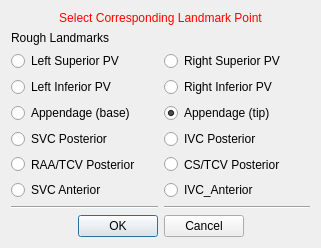
<?xml version="1.0" encoding="UTF-8"?>
<ui version="4.0">
 <class>AtrialFibresLandmarksViewRough</class>
 <widget class="QWidget" name="AtrialFibresLandmarksViewRough">
  <property name="geometry">
   <rect>
    <x>0</x>
    <y>0</y>
    <width>321</width>
    <height>248</height>
   </rect>
  </property>
  <property name="minimumSize">
   <size>
    <width>0</width>
    <height>248</height>
   </size>
  </property>
  <property name="maximumSize">
   <size>
    <width>16777215</width>
    <height>248</height>
   </size>
  </property>
  <property name="windowTitle">
   <string>Set Values</string>
  </property>
  <layout class="QVBoxLayout" name="verticalLayout">
   <item>
    <widget class="QLabel" name="titleLabel">
     <property name="styleSheet">
      <string notr="true">QLabel { color: rgb(255, 0, 0) }</string>
     </property>
     <property name="text">
      <string>Select Corresponding Landmark Point</string>
     </property>
     <property name="alignment">
      <set>Qt::AlignCenter</set>
     </property>
    </widget>
   </item>
   <item>
    <layout class="QGridLayout" name="gridLayout">
     <item row="7" column="0">
      <widget class="Line" name="line">
       <property name="orientation">
        <enum>Qt::Horizontal</enum>
       </property>
      </widget>
     </item>
     <item row="7" column="1">
      <widget class="Line" name="line_2">
       <property name="orientation">
        <enum>Qt::Horizontal</enum>
       </property>
      </widget>
     </item>
     <item row="2" column="1">
      <widget class="QRadioButton" name="radioBtn_LA_RIPV">
       <property name="text">
        <string>Right Inferior PV</string>
       </property>
      </widget>
     </item>
     <item row="1" column="0">
      <widget class="QRadioButton" name="radioBtn_LA_LSPV">
       <property name="text">
        <string>Left Superior PV</string>
       </property>
      </widget>
     </item>
     <item row="3" column="0">
      <widget class="QRadioButton" name="radioBtn_LAA_base">
       <property name="text">
        <string>Appendage (base)</string>
       </property>
      </widget>
     </item>
     <item row="1" column="1">
      <widget class="QRadioButton" name="radioBtn_LA_RSPV">
       <property name="text">
        <string>Right Superior PV</string>
       </property>
      </widget>
     </item>
     <item row="0" column="0">
      <widget class="QLabel" name="label_rough">
       <property name="text">
        <string>Rough Landmarks</string>
       </property>
      </widget>
     </item>
     <item row="4" column="1">
      <widget class="QRadioButton" name="radioBtn_RA_IVC_POST">
       <property name="text">
        <string>IVC Posterior</string>
       </property>
      </widget>
     </item>
     <item row="2" column="0">
      <widget class="QRadioButton" name="radioBtn_LA_LIPV">
       <property name="text">
        <string>Left Inferior PV</string>
       </property>
      </widget>
     </item>
     <item row="4" column="0">
      <widget class="QRadioButton" name="radioBtn_RA_SVC_POST">
       <property name="text">
        <string>SVC Posterior</string>
       </property>
      </widget>
     </item>
     <item row="5" column="0">
      <widget class="QRadioButton" name="radioBtn_RAA_TCV">
       <property name="text">
        <string>RAA/TCV Posterior</string>
       </property>
      </widget>
     </item>
     <item row="3" column="1">
      <widget class="QRadioButton" name="radioBtn_LAA_tip">
       <property name="text">
        <string>Appendage (tip)</string>
       </property>
       <property name="checked">
        <bool>true</bool>
       </property>
      </widget>
     </item>
     <item row="5" column="1">
      <widget class="QRadioButton" name="radioBtn_RA_CS_TCV">
       <property name="text">
        <string>CS/TCV Posterior</string>
       </property>
      </widget>
     </item>
     <item row="6" column="0">
      <widget class="QRadioButton" name="radioBtn_RA_SVC_ANT">
       <property name="text">
        <string>SVC Anterior</string>
       </property>
      </widget>
     </item>
     <item row="6" column="1">
      <widget class="QRadioButton" name="radioBtn_RA_IVC_ANT">
       <property name="text">
        <string>IVC_Anterior</string>
       </property>
      </widget>
     </item>
    </layout>
   </item>
   <item>
    <spacer name="verticalSpacer">
     <property name="orientation">
      <enum>Qt::Vertical</enum>
     </property>
     <property name="sizeHint" stdset="0">
      <size>
       <width>20</width>
       <height>40</height>
      </size>
     </property>
    </spacer>
   </item>
   <item>
    <widget class="QDialogButtonBox" name="buttonBox">
     <property name="enabled">
      <bool>true</bool>
     </property>
     <property name="orientation">
      <enum>Qt::Horizontal</enum>
     </property>
     <property name="standardButtons">
      <set>QDialogButtonBox::Cancel|QDialogButtonBox::Ok</set>
     </property>
     <property name="centerButtons">
      <bool>true</bool>
     </property>
    </widget>
   </item>
  </layout>
 </widget>
 <layoutdefault spacing="6" margin="11"/>
 <resources/>
 <connections/>
</ui>
